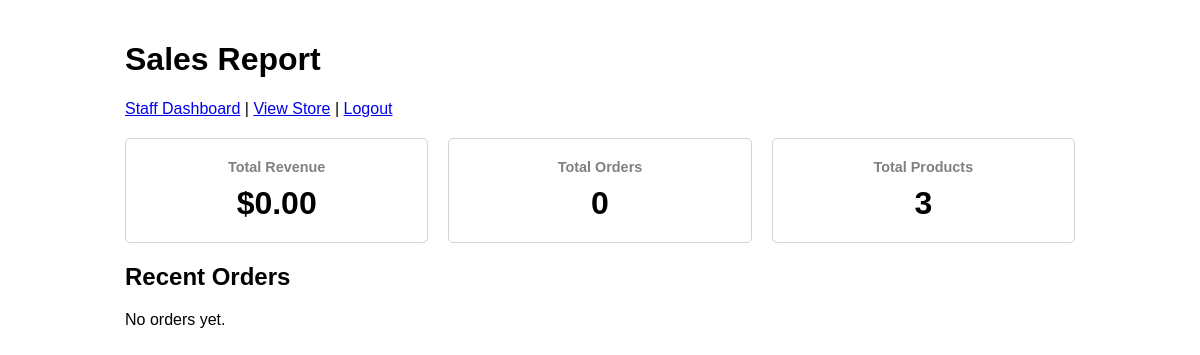
The app's page /report.php (signed in), older data.
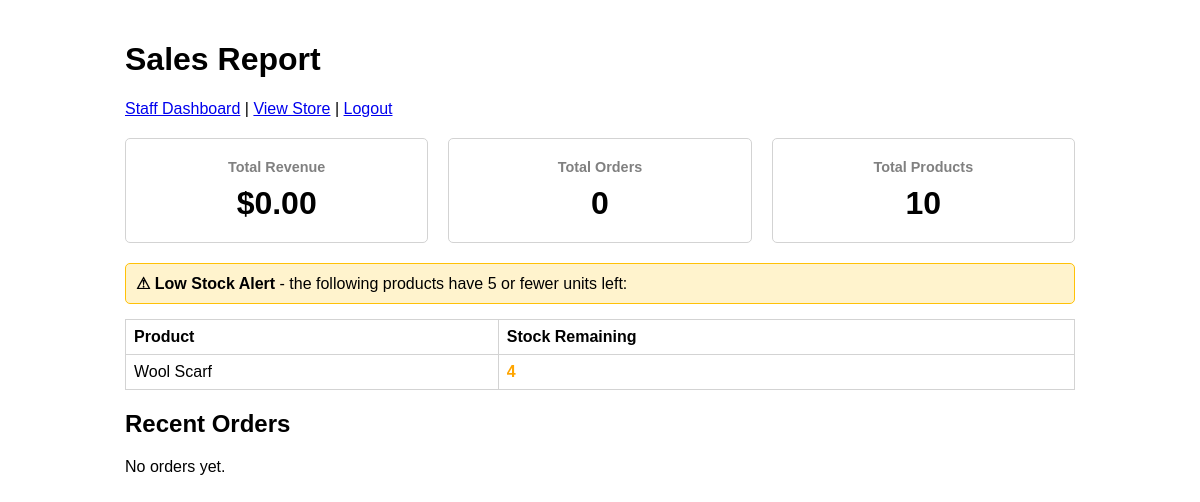
The same page, newer data.
### tables this page shows
CREATE TABLE IF NOT EXISTS products (
  id INT PRIMARY KEY AUTO_INCREMENT,
  name VARCHAR(255),
  description TEXT,
  price DECIMAL(10,2),
  stock INT DEFAULT 0,
  created_at TIMESTAMP DEFAULT CURRENT_TIMESTAMP
);

### report.php (the view, shortened to what this page needs)
<?php
require "config.php";
$revenue = $pdo->query("SELECT SUM(total) AS revenue FROM orders")->fetch()["revenue"] ?? 0;
$total_orders = $pdo->query("SELECT COUNT(*) AS cnt FROM orders")->fetch()["cnt"] ?? 0;
$total_products = $pdo->query("SELECT COUNT(*) AS cnt FROM products")->fetch()["cnt"] ?? 0;
$low_stock = $pdo->query("SELECT * FROM products WHERE stock <= 5 ORDER BY stock ASC")->fetchAll();
$recent_orders = $pdo->query(
    "SELECT o.*, u.name AS customer_name
     FROM orders o
     JOIN users u ON o.user_id = u.id
     ORDER BY o.created_at DESC
     LIMIT 10"
)->fetchAll();
?>
<!DOCTYPE html>
<html>
<head>
</head>
<body>
    <h1>Sales Report</h1>
    <p>
        <a href="staff.php">Staff Dashboard</a> |
        <a href="products.php">View Store</a> |
        <a href="logout.php">Logout</a>
    </p>
    <div class="stats">
        <div class="stat-box">
            <h3>Total Revenue</h3>
            <p>$<?= number_format($revenue, 2) ?></p>
        </div>
        <div class="stat-box">
            <h3>Total Orders</h3>
            <p><?= $total_orders ?></p>
        </div>
        <div class="stat-box">
            <h3>Total Products</h3>
            <p><?= $total_products ?></p>
        </div>
    </div>
    <?php if (!empty($low_stock)): ?>
        <div class="warning">
            <strong>⚠ Low Stock Alert</strong> - the following products have 5 or fewer units left:
        </div>
        <table>
            <tr><th>Product</th><th>Stock Remaining</th></tr>
            <?php foreach ($low_stock as $item): ?>
                <tr>
                    <td><?= htmlspecialchars($item["name"]) ?></td>
                    <td class="low-stock"><?= $item["stock"] ?></td>
                </tr>
            <?php endforeach; ?>
        </table>
    <?php endif; ?>
    <h2>Recent Orders</h2>
    <?php if (empty($recent_orders)): ?>
        <p>No orders yet.</p>
    <?php endif; ?>
</body>
</html>

### report.php (style rules this page uses)
body { font-family: sans-serif; padding: 20px; max-width: 950px; margin: auto; }
.stats { display: flex; gap: 20px; margin: 20px 0; }
.stat-box { border: 1px solid lightgray; padding: 20px; border-radius: 5px; flex: 1; text-align: center; }
.stat-box h3 { margin: 0; color: gray; font-size: 0.9em; }
.stat-box p { font-size: 2em; font-weight: bold; margin: 10px 0 0 0; }
table { width: 100%; border-collapse: collapse; margin: 15px 0; }
th, td { border: 1px solid lightgray; padding: 8px; text-align: left; }
.warning { background: #fff3cd; border: 1px solid #ffc107; padding: 10px; border-radius: 5px; margin: 10px 0; }
.low-stock { color: orange; font-weight: bold; }

Row changes from the older to the newer data that the page shows:
added products: name "Wool Scarf", stock "4"
Text that changed along with them:
$total_products: "3" → "10"
text now shown: "⚠ Low Stock Alert - the following products have 5 or fewer units left: Product Stock Remaining"
